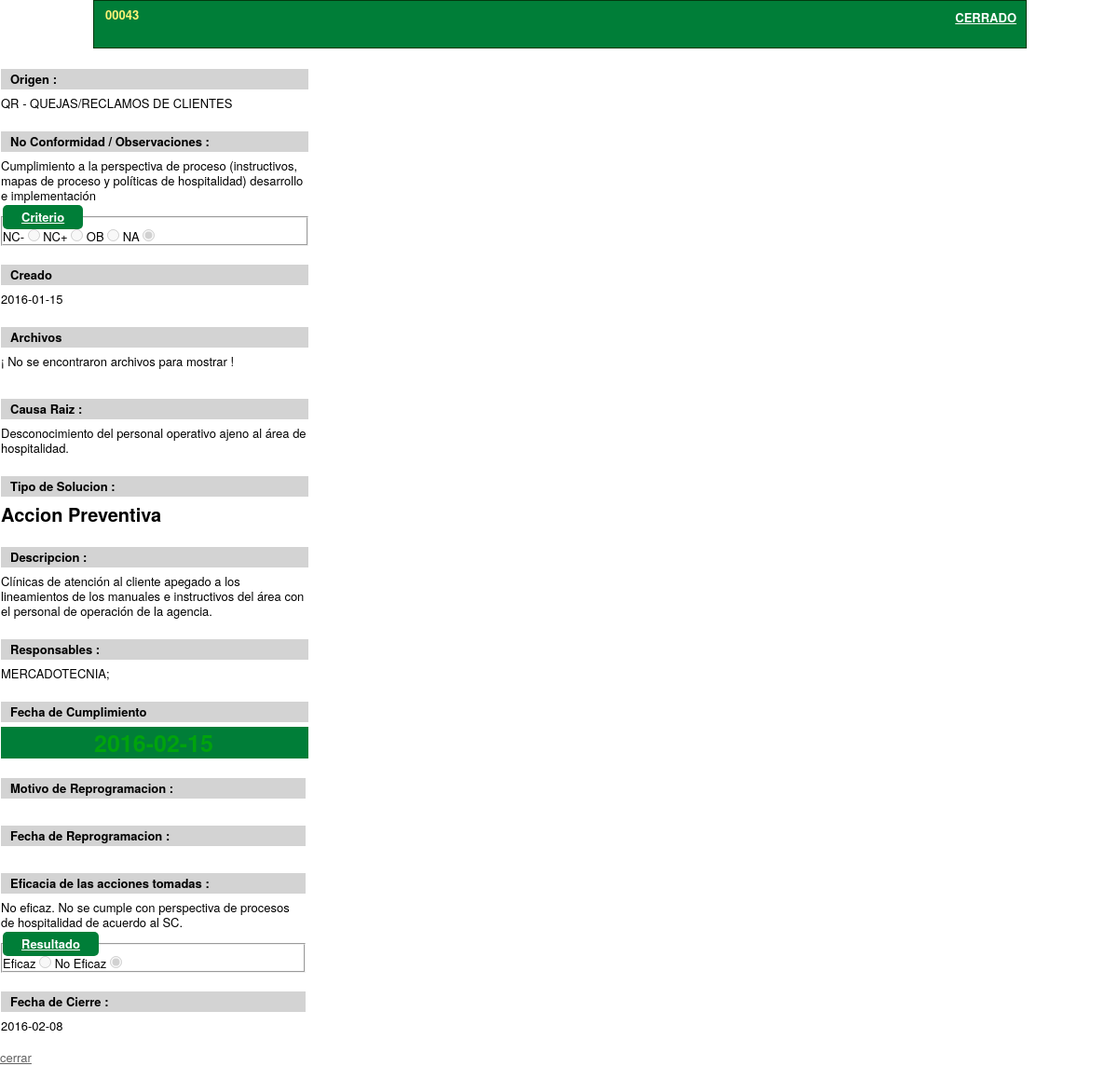
Screenshot of /showpa.php?id=43 (signed in) with the database file from the repository.
### tables this page shows
CREATE TABLE `TBL_paccion` (
  `pa_id` int(5) unsigned zerofill NOT NULL AUTO_INCREMENT COMMENT 'Id Plan de Accion',
  `pa_norma` varchar(8) NOT NULL COMMENT 'No de Norma',
  `pa_comentarios` mediumtext NOT NULL COMMENT 'Comentarios',
  `pa_noconformidad` text NOT NULL COMMENT 'No conformidad observaciones',
  `pa_criterio` varchar(3) NOT NULL COMMENT 'criterio NC-OB',
  `pa_causaraiz` text,
  `pa_tiposol` varchar(2) DEFAULT NULL,
  `pa_descsol` text,
  `pa_responsables` tinytext,
  `pa_fechacumplimiento` date DEFAULT NULL,
  `pa_status` varchar(15) DEFAULT NULL,
  `pa_reprogramado` tinytext,
  `pa_statusgral` int(1) NOT NULL DEFAULT '0',
  `pa_eficacia` text,
  `pa_resultado` text,
  `pa_creado` timestamp NOT NULL DEFAULT CURRENT_TIMESTAMP,
  `pa_refauditoria` int(2) DEFAULT NULL,
  `pa_asignado` varchar(10) DEFAULT NULL,
  `pa_event` text,
  `pa_fechareprog` date DEFAULT NULL,
  `pa_fechacierre` date DEFAULT NULL,
  PRIMARY KEY (`pa_id`)
);

CREATE TABLE `TBL_origen` (
  `id` int(2) NOT NULL AUTO_INCREMENT,
  `origen` varchar(50) NOT NULL,
  `clave` varchar(20) NOT NULL,
  `descripcion` tinytext,
  `activo` int(1) NOT NULL DEFAULT '1',
  PRIMARY KEY (`id`)
);

### class.db.php (called while the page is built, shortened)
<?php
	CLASS DBIAV {
		var $DB, $CONN;
		public function __construct($servidor,$database,$dbuser,$dbpasswd){
				$this->CONN = mysql_connect($servidor,$dbuser,$dbpasswd);
			}
		public function DB_GetOrigen($ref) {
			$sql = "SELECT * from TBL_origen WHERE activo = 1 AND id = ".$ref;
				$res = $this->DB_SQLORDIE($sql);
				$row = mysql_fetch_assoc($res);
				if (!mysql_num_rows($res)<=0) {
					return $row['clave'];
				}
				else {
					return null;
				}
		}
		public function DB_GetClaveOrigen($ref) {
			$sql = "SELECT * from TBL_origen WHERE activo = 1 AND id = ".$ref;
				$res = $this->DB_SQLORDIE($sql);
				$row = mysql_fetch_assoc($res);
				if (!mysql_num_rows($res)<=0) {
					return $row['origen'];
				}
				else {
					return null;
				}
		}
		public function DB_GETUSERNAME($uuid) {
			$fullname='';
			$sql = "SELECT * FROM TBL_Usuarios WHERE usr_uuid =".$uuid;
			$result = $this->DB_SQLORDIE($sql);
			return $fullname;
		}
		public function DB_ItemPA($id,$op){
			$item= array();
			$sql = "SELECT * FROM TBL_paccion WHERE pa_id = ".$id;
			$result = $this->DB_SQLORDIE($sql);
			if (!mysql_num_rows($result) <= 0){
				while ($row = mysql_fetch_assoc($result)){
					$item['id']= $row['pa_id'];
					$item['norma']= $row['pa_norma'];
					$item['comentarios']= $row['pa_comentarios'];
					$item['noconformidad']= $row['pa_noconformidad'];
					$item['criterio']= $row['pa_criterio'];
					$item['causaraiz'] = $row['pa_causaraiz'];
					$item['tiposolucion'] = $row['pa_tiposol'];
					$item['descsolucion'] = $row['pa_descsol'];
					$item['responsables'] = $row['pa_responsables'];
					$item['fechacumplimiento'] = $row['pa_fechacumplimiento'];
					$item['status'] = $row['pa_status'];
					$item['reprogramado'] = $row['pa_reprogramado'];
					$item['fechareprog'] = $row['pa_fechareprog'];
$item['statusgral'] = $row['pa_statusgral'];
					$item['fechacierre'] = $row['pa_fechacierre'];
$item['eficacia'] = $row['pa_eficacia'];
					$item['resultado'] = $row['pa_resultado'];
					$item['creado']= $row['pa_creado'];
					$item['refauditoria']= $row['pa_refauditoria'];
					$item['asignado'] = $this->DB_GETUSERNAME($row['pa_asignado']);
					$item['op'] = $op;
				}
			}
			return $item;
		}
		private function DB_SQLORDIE($sql) {
				$return_result = mysql_query($sql,$this->CONN);
				if ($return_result) {
					$res = $return_result;
				} else {
					$res = $this->DB_SQLERROR($sql);
				}
				return $res;
		}
	}
	 $dataset = new DBIAV(DB_PA_HOST,DB_PA_DATABASE,DB_PA_USERNAME,DB_PA_PASSWD);
?>

### showpa.php (the view, shortened to what this page needs)
<?php
	include ('class.db.php');
if(isset($_GET['id'])) {
	$pa = $dataset->DB_ItemPA($_GET['id'],$_SESSION['op']);
}
	function FN_GetEficacia($eficacia) {
		switch ($eficacia){
				case 'NE':
					$html = " Eficaz <input type=\"radio\" name=\"eficacia\" value=\"E\" disabled/> No Eficaz <input type=\"radio\" name=\"eficacia\" value=\"NE\" checked=\"checked\" disabled/>";
					break;
		}
		return $html;
	}
	function FN_GetCriterio($criterio) {
		switch ($criterio){
				case 'NA':
					$html = " NC- <input type=\"radio\" name=\"criterio\" value=\"NC-\" disabled/>  NC+ <input type=\"radio\" name=\"criterio\" value=\"NC+\" disabled/> OB <input type=\"radio\" name=\"criterio\" value=\"OB\" disabled/>  NA <input type=\"radio\" name=\"criterio\" value=\"NA\" checked=\"checked\" disabled/>";
					break;
	}
		return $html;
	}
	function FN_GetTipoSol($tipo) {
		switch ($tipo){
			case 'AP':
				$tiposol = 'Accion Preventiva';
				break;
			}
			return $tiposol;
	}
	function FN_GetStatusLabel ($status){
		if (!isset($status)){
			$label = "Sin Aceptar";}
		else {	$label = $status; }
		return $label;
	}
function FN_ClassVigente($fecha, $status){
			$actual = DATE("Y-m-d");
			if ($actual > $fecha && $status == 'CERRADO'){ $v = 'vigente';}
			return $v;
	}
	function sdir($path, $pa_id){
		$FullPathDir = $path."/".$pa_id;
		 if (is_dir($FullPathDir)){
			if ($handle = opendir($FullPathDir)) {
			    while (false !== ($entry = readdir($handle))) {
		            if ($entry != "." && $entry != "..") {
		                echo "<a href=".$path.$pa_id."/".$entry.">".$entry."\n</a>";
			        }
		        }
			}
		    closedir($handle);
			}
			else {
				echo "¡ No se encontraron archivos para mostrar !";
			}
	}
?>
		<link rel="stylesheet" type="text/css" href="css/viewpa.css">
		<link rel="stylesheet" type="text/css" href="css/style.css">
<div id="pa_wrapper">
	<div id="headershow">
	<div id="id"><?php echo $pa['id'];?></div><div id="asignado"><?php echo '<br />'. $pa['asignado']; ?></div>
		<div id="status"><?php echo FN_GetStatusLabel($pa['status']);?></div><div id="creado"><?php ?></div>
	</div>
</div>
		<div id="left-content">
			<dl>
				<dt>Origen :</dt><dd> <?php  echo ($origen = $dataset->DB_GetOrigen($pa['refauditoria'])); echo ' - ' .$claveorigen = $dataset->DB_GetClaveOrigen($pa['refauditoria']);?></dd>
				<dt>No Conformidad / Observaciones :</dt><dd> <?php echo $pa['noconformidad']; ?></dd>
			<fieldset>
 				<legend>Criterio</legend>
					<?php echo FN_GetCriterio($pa['criterio']); ?>
			</fieldset>
			<dt>Creado</dt><dd><?php echo date_format(date_create($pa['creado']), 'Y-m-d'); ?></dd>
			<dt>Archivos</dt><dd><?php sdir("uploads/",$_GET['id']); ?><dd>
	</dl>
		</div>
		<div id="center-content">
			<dl>
				<dt> Causa Raiz :</dt><dd><?php echo $pa['causaraiz'];?></dd>
				<dt>Tipo de Solucion :</dt><dd class="solucion"><?php echo FN_GetTipoSol($pa['tiposolucion']); ?></dd>
				<dt>Descripcion :</dt><dd><?php echo $pa['descsolucion']; ?></dd>
				<dt>Responsables :</dt><dd><?php echo $pa['responsables']; ?></dd>
				<dt>Fecha de Cumplimiento</dt><dd class="<?php echo FN_ClassVigente($pa['fechacumplimiento'], $pa['status']); ?>"><?php echo $pa['fechacumplimiento']; ?></dd>
			</dl>
		</div>
		<div id="right-content">
			<dl>
				<dt> Motivo de Reprogramacion :</dt><dd><?php echo $pa['reprogramado'];?></dd>
				<dt> Fecha de Reprogramacion :</dt><dd><?php echo $pa['fechareprog'];?></dd>
				<dt>Eficacia de las acciones tomadas :</dt><dd><?php echo $pa['eficacia']; ?></dpli>
			</dl>
			<fieldset>
				<legend>Resultado</legend>
					<?php echo FN_GetEficacia($pa['resultado']); ?>
			</fieldset>
			<dt> Fecha de Cierre :</dt><dd><?php echo $pa['fechacierre'];?></dd>
		</div>
<a href="javascript:void(0)" onclick = "document.getElementById('light').style.display='none';document.getElementById('fade').style.display='none'">cerrar</a>

### css/viewpa.css (style rules this page uses)
dt { font-weight: bold; background-color: #D3D3D3; margin-top: 20px; padding: 3px 0px 3px 10px; }
dd { font-weight: normal; margin-top: 5px; padding: 2px 2px 2px 0px; }
dd.solucion { font-size: 20px; font-weight: bold; }
dd.vigente { font-size: 25px; color: #00A30D; font-weight: bold; }
#pa_wrapper { margin: 0 auto; width: 1000px; }
#creado { color: #FFFFFF;font-weight:Bold; float:right; margin: 18px 5px 1px 5px; padding: 2px; }
#id { color: #FFF477;font-weight:Bold; float:left; margin: 5px 0 1px 10px; padding: 2px; }
#asignado { color: #FFFFFF;font-weight:Bold; float:left; margin: 5px 0 1px 10px; padding: 2px; }
#status { color: #FFFFFF;font-weight:Bold; text-decoration: underline; float:right; margin: 5px 5px 10px 0px; padding: 5px; }
#center-content { float: left; margin: 1px 1px 0px 1px; background: #FFFFFF; width: 330px; }
#left-content { background: #FFFFFF; width: 330px; float: left; margin: 1px 1px 0px 1px; border-radius:22px 0px 3px 3px; -moz-border-radius: 22px 0px 3px 3px; -webkit-border-radius: 22px 0px 3px 3px; }
#right-content { background: #FFFFFF; width: 327px; float: left; margin: 1px 1px 0px 1px; border-radius:0px 22px 3px 3px; -moz-border-radius: 0px 22px 3px 3px; -webkit-border-radius: 0px 22px 3px 3px; }

### css/style.css (style rules this page uses)
*,:after,:before { margin:0;padding:0 }
#headershow { float:left;margin-bottom:1px;width:100%;height:50px;background:#007E38;border:1px solid #02380F; }
legend { font-weight:bold;text-decoration:underline;background-color:#007E38;padding:5px 20px 5px 20px;color:#FFFFFF;border-radius:5px; }
.divconsulta a, a:active, a:link, a:visited { color:#616161; }
.vigente { background-color:#007E38;font-weight:bold;color:#FFF;text-align:center; }

### rows the page displays
tbl_paccion: pa_id "00043", pa_status "CERRADO", pa_refauditoria.clave "QR", pa_refauditoria.origen "QUEJAS/RECLAMOS DE CLIENTES", pa_noconformidad "Cumplimiento a la perspectiva de proceso (instructivos, mapas de proceso y políticas de hospitalidad) desarrollo e implementación", pa_creado "2016-01-15", pa_causaraiz "Desconocimiento del personal operativo ajeno al área de hospitalidad.", pa_tiposol "Accion Preventiva", pa_descsol "Clínicas de atención al cliente apegado a los lineamientos de los manuales e instructivos del área con el personal de operación de la agencia.", pa_responsables "MERCADOTECNIA;", pa_fechacumplimiento "2016-02-15", pa_eficacia "No eficaz. No se cumple con perspectiva de procesos de hospitalidad de acuerdo al SC.", pa_fechacierre "2016-02-08"
